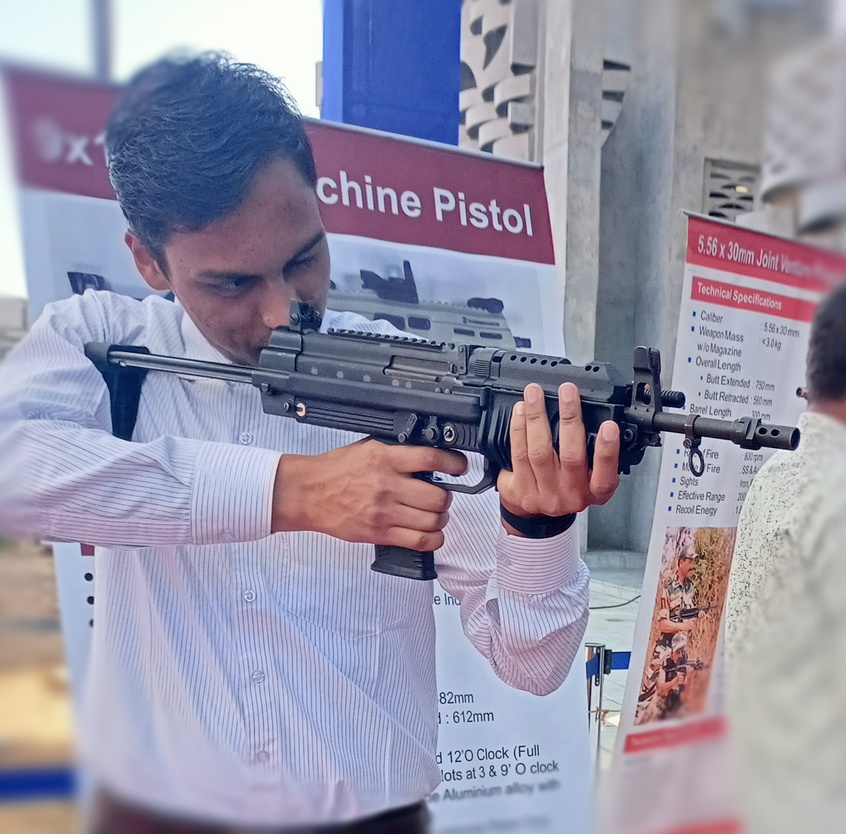
%> input picture Harish_agarwal_Gun.jpg, 846 x 834 px, shrunk from 1773 x 1746 before the run
$ octave RGB_CIE.m   (GNU Octave 9; MATLAB toolbox functions it lacks are replaced by stand-ins)
%> lines starting %> are read from the running program, lines starting %| are printed output that depends on the picture
% read an image
img = imread('Harish_agarwal_Gun.jpg');
%> img is the input picture: size 834x846x3 uint8; mean R, G, B 149.5, 146.5, 167

% convert image from RGB to CIELab color model
cie_img = rgb2lab(img);
%> cie_img: size 834x846x3 double; mean of channels 1, 2, 3 61.3, 6.4, -10.2

% extract the L, a and b components
L = cie_img(:,:,1);
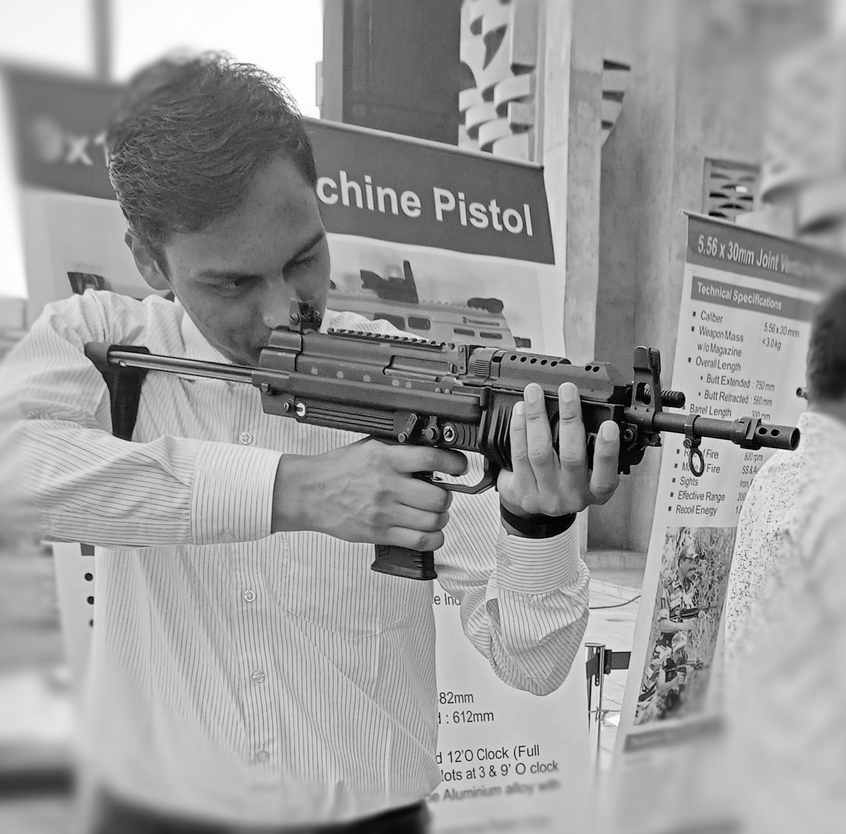
%> L: size 834x846 double; min 0.178, max 99.9, mean 61.3; drawn with min black and max white
a = cie_img(:,:,2);
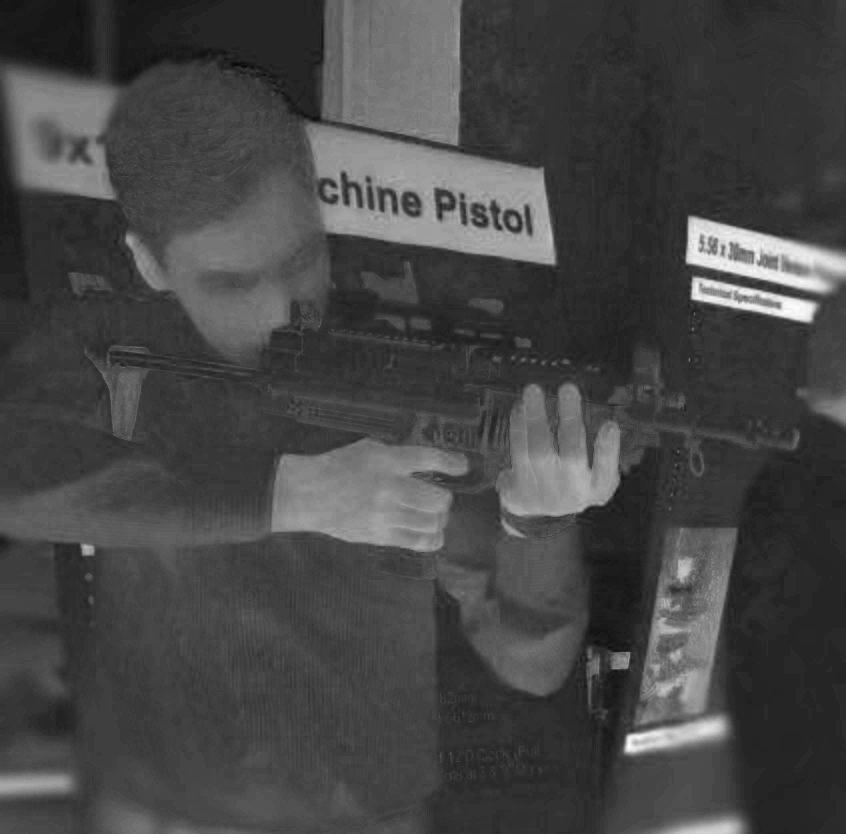
%> a: size 834x846 double; min -10.57, max 50.76, mean 6.4; drawn with min black and max white
b = cie_img(:,:,3);
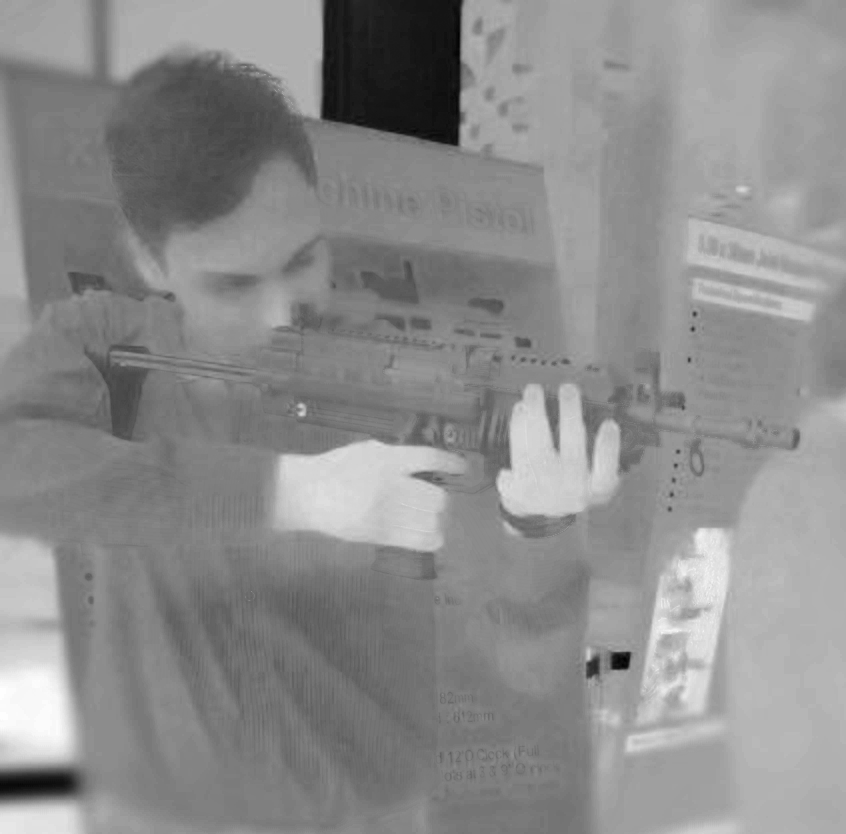
%> b: size 834x846 double; min -59.25, max 29.85, mean -10.2; drawn with min black and max white

% display the original image and the CIELab components
subplot(2,2,1);
imshow(img);
title('Original Image');
subplot(2,2,2);
imshow(L);
title('L Component');
subplot(2,2,3);
imshow(a);
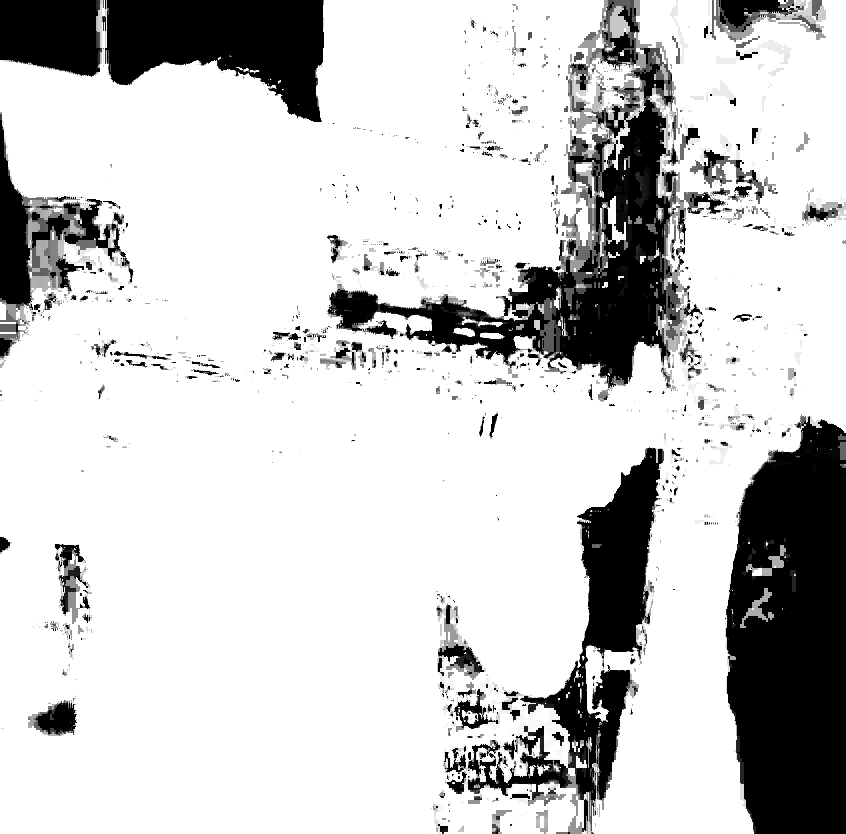
%> displayed picture: size 834x846, on the screen's scale of 0 to 255; min 0, max 255, mean 203.1
title('a Component');
subplot(2,2,4);
imshow(b);
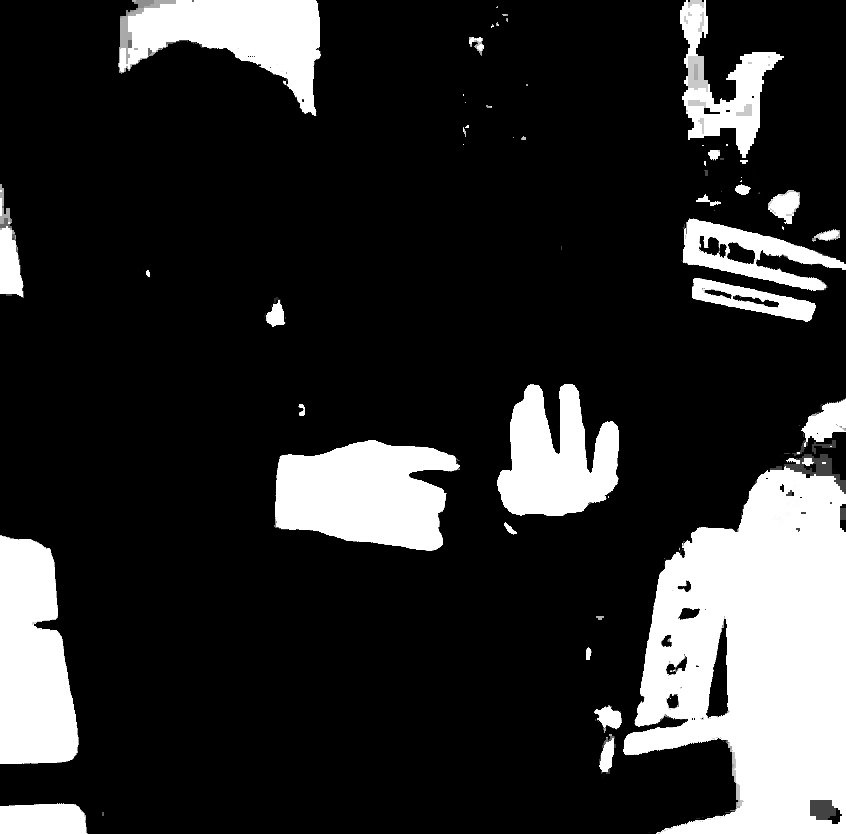
%> displayed picture: size 834x846, on the screen's scale of 0 to 255; min 0, max 255, mean 46.5
title('b Component');

$ run again, with rishi.jpg copied over Harish_agarwal_Gun.jpg
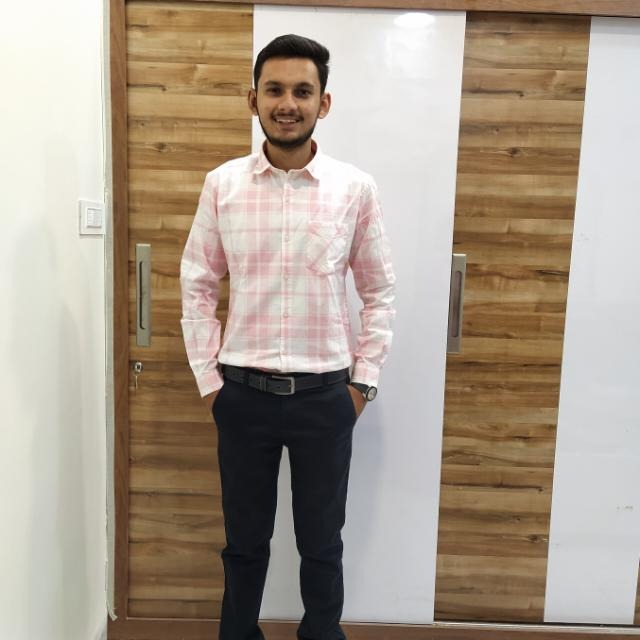
%> input picture rishi.jpg, 640 x 640 px
%> img is the input picture: size 640x640x3 uint8; mean R, G, B 169.6, 156.1, 140.8
%> cie_img: size 640x640x3 double; mean of channels 1, 2, 3 64.2, 3.3, 10.4
%> `b = cie_img(:,:,3);`:
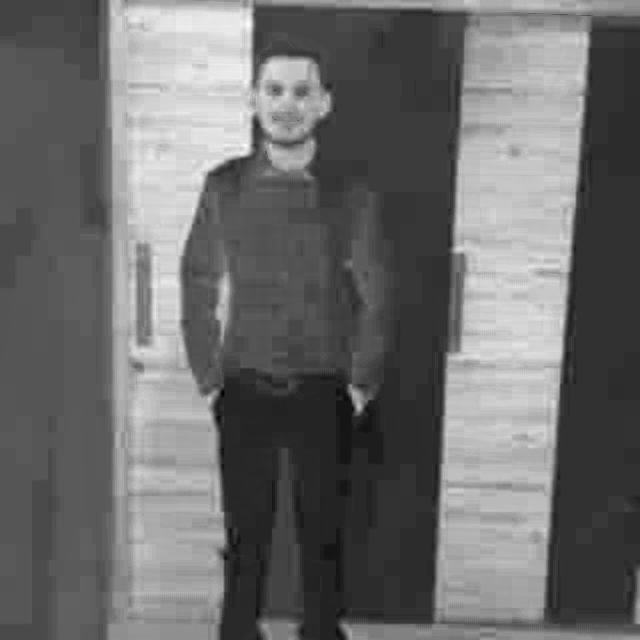
%> b: size 640x640 double; min -10.77, max 39.04, mean 10.4; drawn with min black and max white
%> `imshow(b);`:
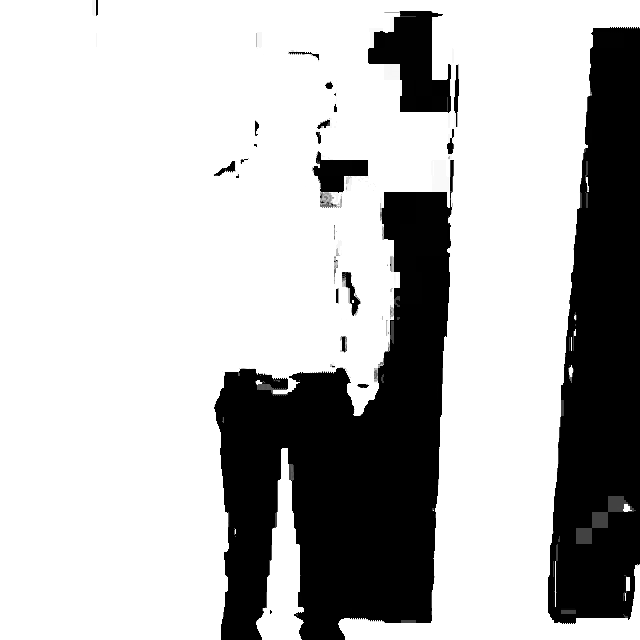
%> displayed picture: size 640x640, on the screen's scale of 0 to 255; min 0, max 255, mean 187.3
